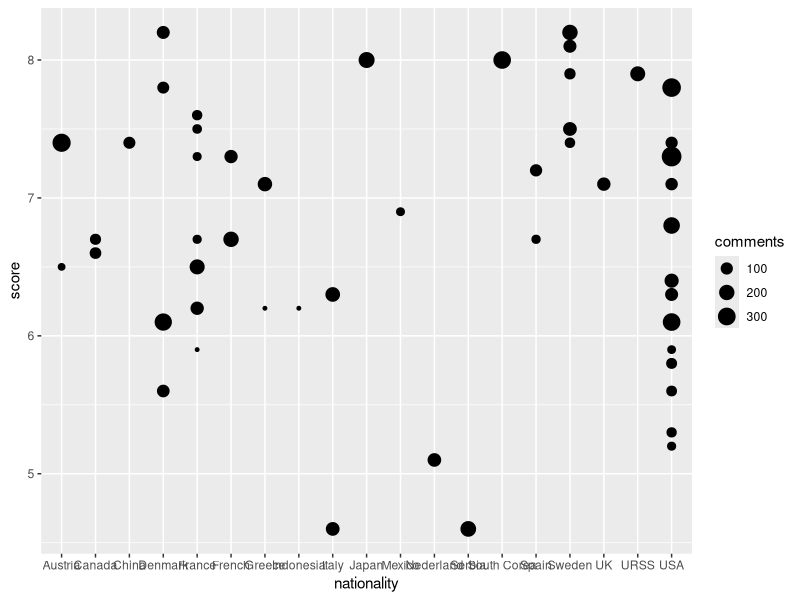
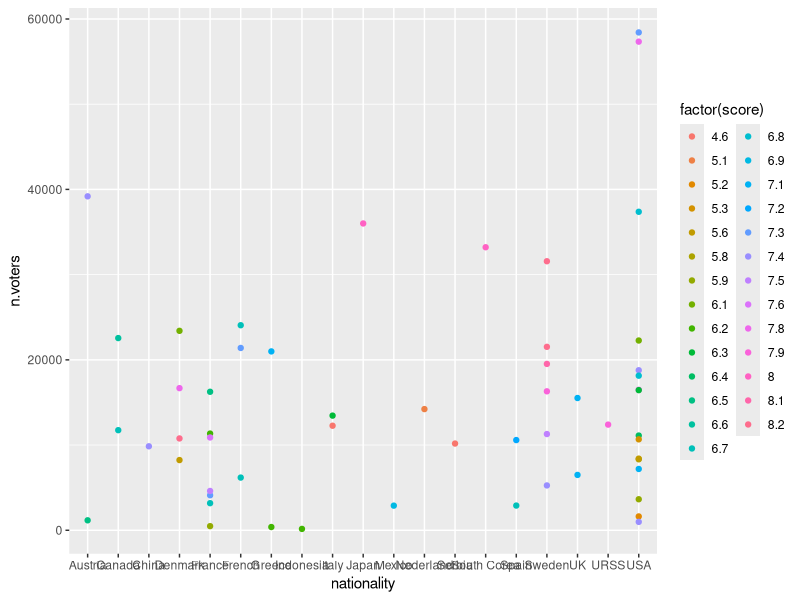
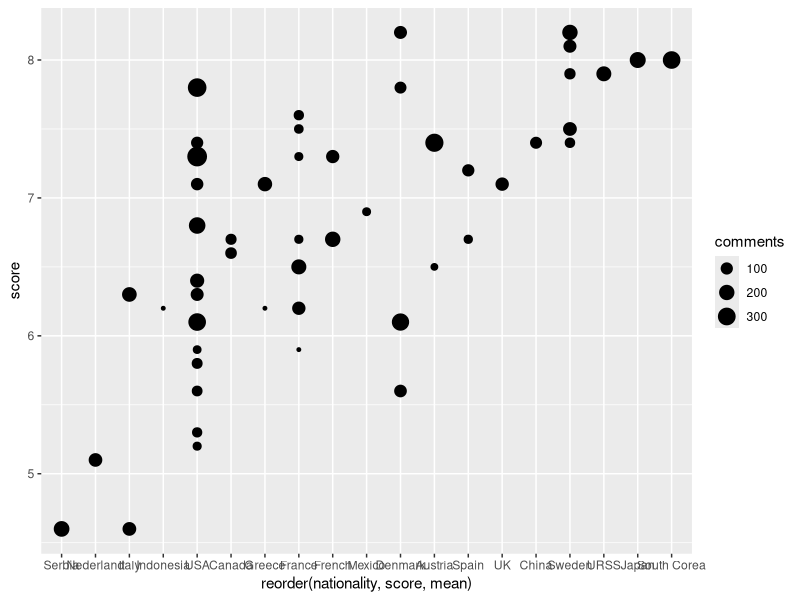
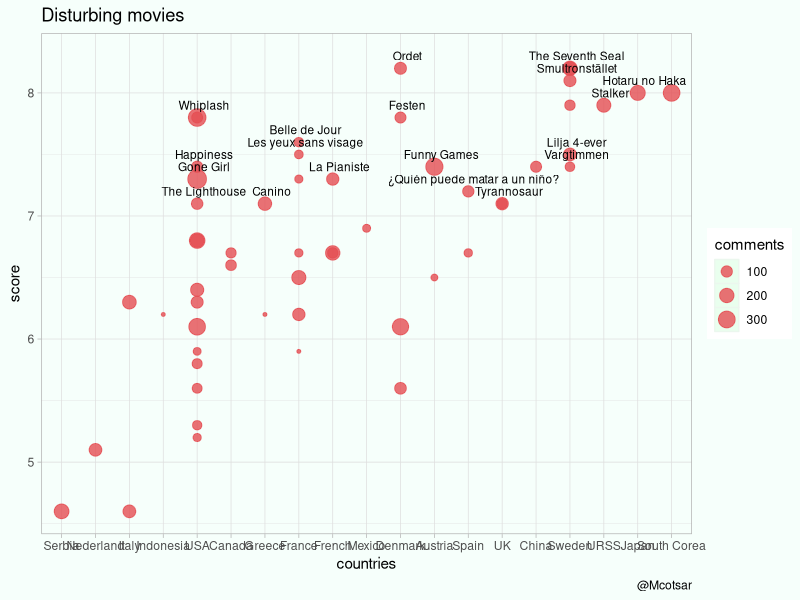
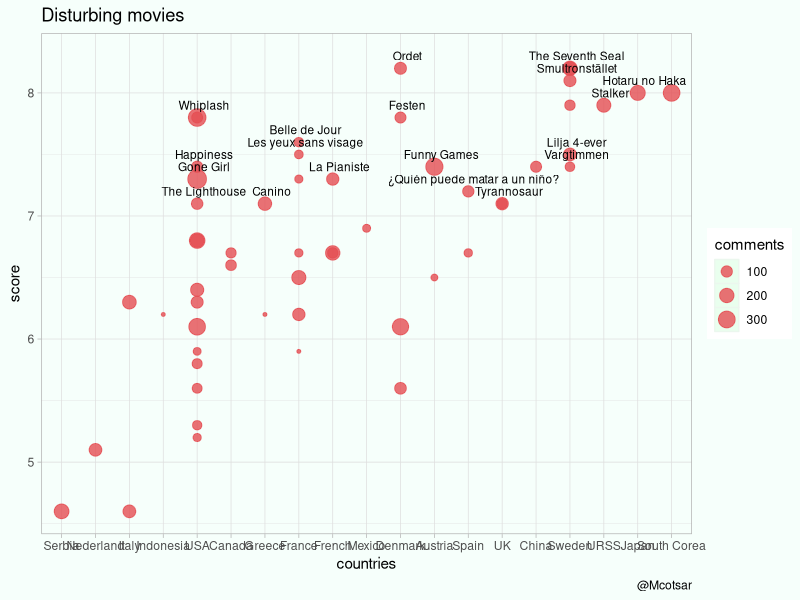

Write R code to recreate these figures, in order.
library(tidyverse)


###download data

mydata = read.csv("datafilm.csv",dec=",")

##simple visualization

ggplot(mydata, aes(nationality,score)) + geom_point(aes(size = comments))

ggplot(mydata, aes(nationality, n.voters)) + geom_point(aes(colour = factor(score)))


##how to reorder by mean  

  ggplot( mydata, aes(x=reorder(nationality,score,mean), y=score)) + 
  geom_point(aes(size = comments))
  
 
##custume  (by score >7)
  

  ggplot( mydata, aes(x=reorder(nationality,score,mean), y=score)) + 
    geom_point(aes(size = comments), color="#E54E53", alpha=0.8) +  geom_text( 
    data=mydata %>% filter(score>7), aes(label=film), size= 3, nudge_x = 0.2, nudge_y = 0.1, check_overlap = T) + theme_light() +
    labs(title = "Disturbing movies", x="countries", y="score",caption= "@Mcotsar") +
    theme(plot.background = element_rect(fill = "#F6FFFB", color=NA), panel.background = element_rect(fill = "#F6FFFB"), legend.key = element_rect(colour = "#EBF7EE", fill="#E9FFEE", linetype="solid"))
  
ggsave("disturbing.png",width=14, height=9)  

 
